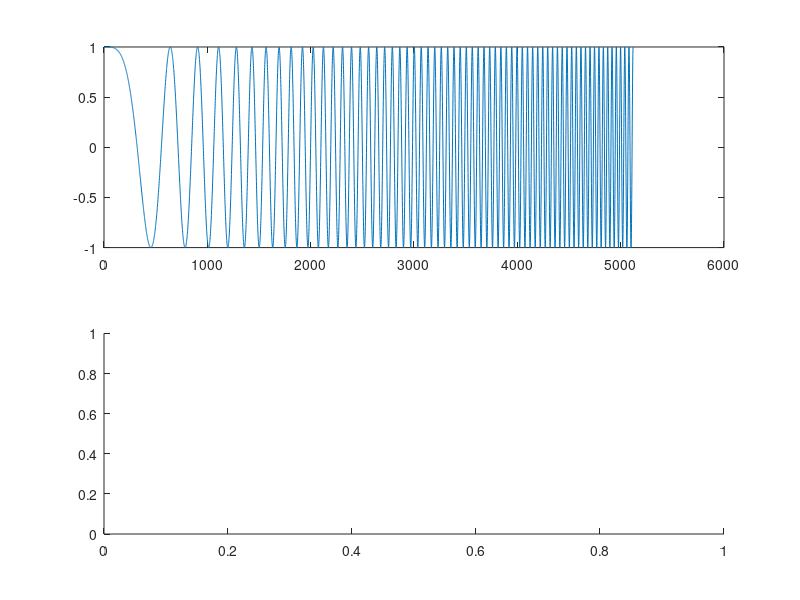

The MATLAB source for this figure: (Note: this script raises an error after producing the figure.)
%% 长度为50ms 3-8KHZ  FS= 44100
%% chirp信号生成的第一种方法（matlab自带）
t=0: 1/5e6 :5119/5e6;                    % 采样率是5MHZ
y=chirp(t,0,5119/5e6,125e3);% 第一个参数表示时间长度，第二个参数表示当t=0s时对应的频率，第三个和第四个参数为当t=0.05s时对应的频率
figure();
subplot(2,1,1);
plot(y);
subplot(2,1,2);
spectrogram(y,256,128,256,5e6,'yaxis'); 

% w = zeros(5120,1);
% for i = 1 :5120
%     w(i) = (i-1)/5120*125e3;
%     yi(i) = y(i)*cos(pi/10*i-pi/20);
% end
% stem(yi)
% % y_I = 
